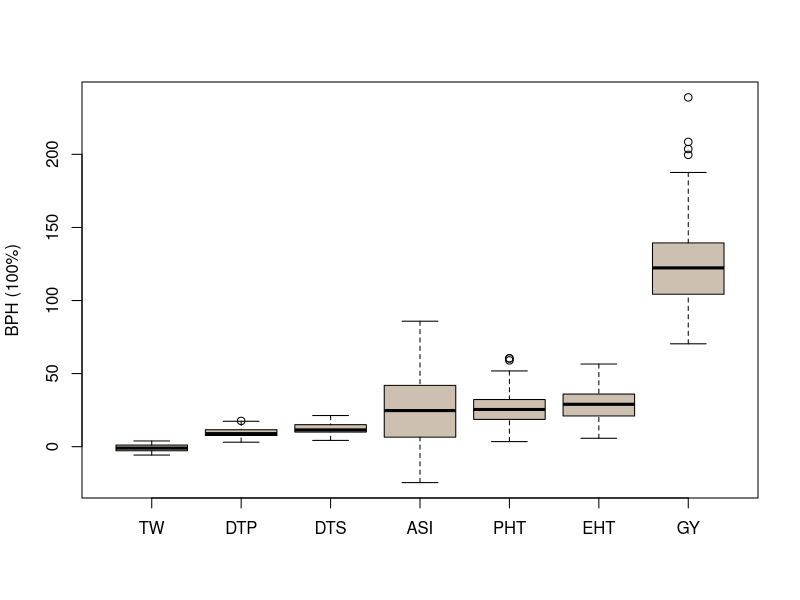
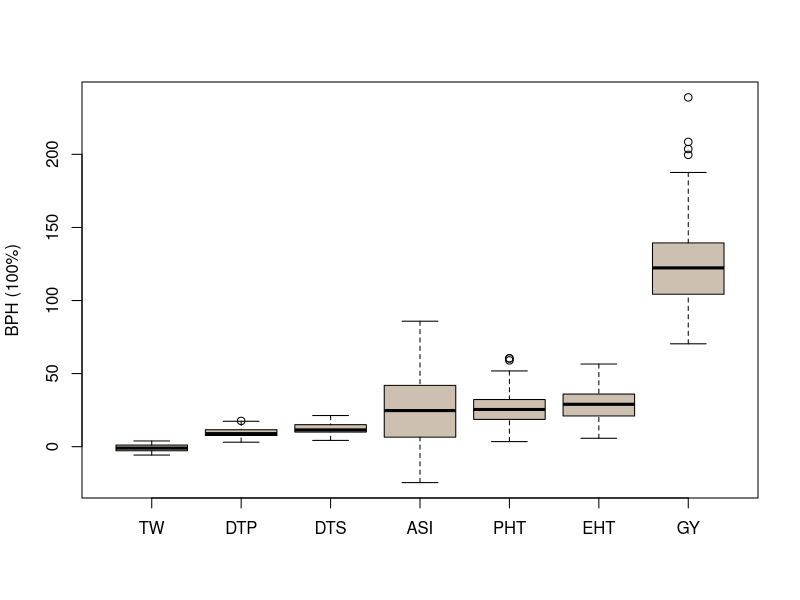

Recreate these plots in R, in order. (Note: this script raises an error after producing the figures.)
# Jinliang Yang
# Octo. 27th, 2014
# updated 8/15/2016, changed the calculation of BPH for flowering time traits
# purpose: levels of heterosis


#######
plot_loh <- function(trait,  ...){
  bymed2 <- with(trait, reorder(trait, pBPH, median))
  boxplot(pBPH ~ bymed2, data=trait,
          xlab = "", ylab= "BPH (100%)", col="antiquewhite3", 
          ...)
}
##### note: change to abs value

trait <- read.csv("data/trait_matrix.csv")
trait$pBPH <- trait$pBPHmax
trait[trait$trait == "DTS", ]$pBPH <- -(trait[trait$trait == "DTS", ]$pBPHmin)
trait[trait$trait == "DTP", ]$pBPH <- -(trait[trait$trait == "DTP", ]$pBPHmin)
trait[trait$trait == "ASI", ]$pBPH <- -(trait[trait$trait == "ASI", ]$pBPHmin)

trait$pBPH <- trait$pBPH*100
trait <- subset(trait, pBPH<300)

bymed <- plot_loh(trait, main="")

pdf("graphs/Fig1b_v2.pdf", width=5, height=5)
bymed <- plot_loh(trait, main="")
dev.off()
write.table(trait, "manuscript/Figure_Table/STable_heterosis.csv")

#######################
trait <- read.csv("data/trait_matrix.csv")
trait$pBPH <- trait$pBPHmax
trait[trait$trait == "DTS", ]$pBPH <- -(trait[trait$trait == "DTS", ]$pBPHmin)
trait[trait$trait == "DTP", ]$pBPH <- -(trait[trait$trait == "DTP", ]$pBPHmin)
trait[trait$trait == "ASI", ]$pBPH <- -(trait[trait$trait == "ASI", ]$pBPHmin)

trait$BPH <- trait$BPHmax
trait[trait$trait == "DTS", ]$BPH <- -(trait[trait$trait == "DTS", ]$BPHmin)
trait[trait$trait == "DTP", ]$BPH <- -(trait[trait$trait == "DTP", ]$BPHmin)
trait[trait$trait == "ASI", ]$BPH <- -(trait[trait$trait == "ASI", ]$BPHmin)

write.table(trait, "data/trait_matrix_updated_BPH.csv", sep=",", row.names=FALSE, quote=FALSE)

##########
library(plyr)
loh <- ddply(trait, .(trait), summarise,
             h = median(pBPH))
loh <- loh[order(loh$h),]
write.table(loh, "cache/loh_pBPHmax_median.csv", sep=",", row.names=FALSE, quote=FALSE)


####>>>>
mean(trait$BPHmax)
sd(trait$BPHmax)
mean(trait$pBPHmax) #0.33
sd(trait$pBPHmax) #0.45

mean(subset(trait, trait == "GY")$pBPHmax) #95.01229 
sd(subset(trait, trait == "GY")$pBPHmax) #16

median(subset(trait, trait == "GY")$BPHmax) 
